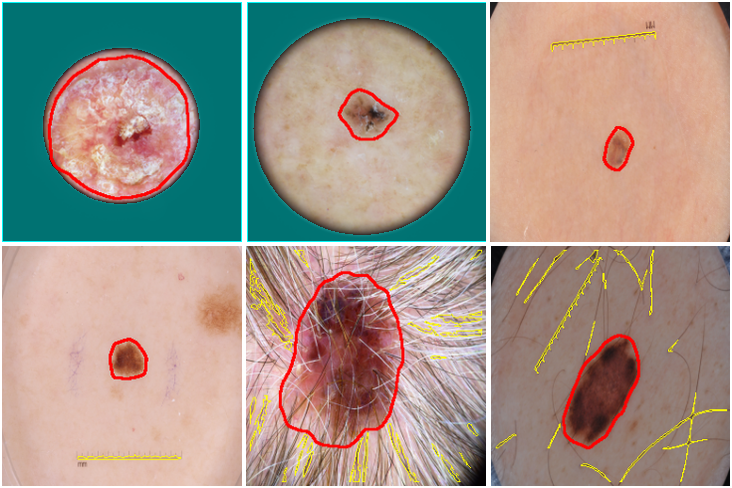
#> input picture paper/fig/artifact_masks.png, 732 x 488 px
$ python make_overview.py
#> lines starting #> are read from the running program, lines starting #| are printed output that depends on the picture; after the words box and inside, x2 and y2 are one past the last pixel; in counts of white or black regions, pixels touching at a corner belong together
# Fig. 1 (vector PDF): (a) the six automatic-mask examples of the former Fig. 1 in one row; (b) method overview: a real ISIC test
# image with its lesion mask, detected dark corners and the 7x7 cells admissible for the constrained projection, and the pipeline.
# (b) uses row 1 of fig/explanations_3rows.png (lesion contour red, artifacts cyan); cell fractions are computed at the
# 224 x 224 input resolution as in the method (average pooling to 7 x 7).
import numpy as np, cv2, matplotlib
matplotlib.use('Agg')
import matplotlib.pyplot as plt
from matplotlib.patches import Rectangle, FancyBboxPatch, FancyArrowPatch
from PIL import Image

import os
FIG = os.path.dirname(os.path.abspath(__file__))  # run from paper/fig: python make_overview.py
OUT = FIG + '/overview.pdf'

# ---- (a) six tiles of the former Fig. 1 (2 x 3 grid, tiles at rows 2-241 / 246-485, cols 2-241 / 246-485 / 490-729)
am = np.array(Image.open(FIG + '/artifact_masks.png').convert('RGB'))
#> am is the input picture: shape (488, 732, 3); mean R, G, B 160.1, 149, 137.2
R_, C_ = [(2, 242), (246, 486)], [(2, 242), (246, 486), (490, 730)]
tiles = [am[r0:r1, c0:c1] for (r0, r1) in R_ for (c0, c1) in C_]
#> tiles = 6 items

# ---- (b) example image and masks
src = np.array(Image.open(FIG + '/explanations_3rows.png').convert('RGB'))
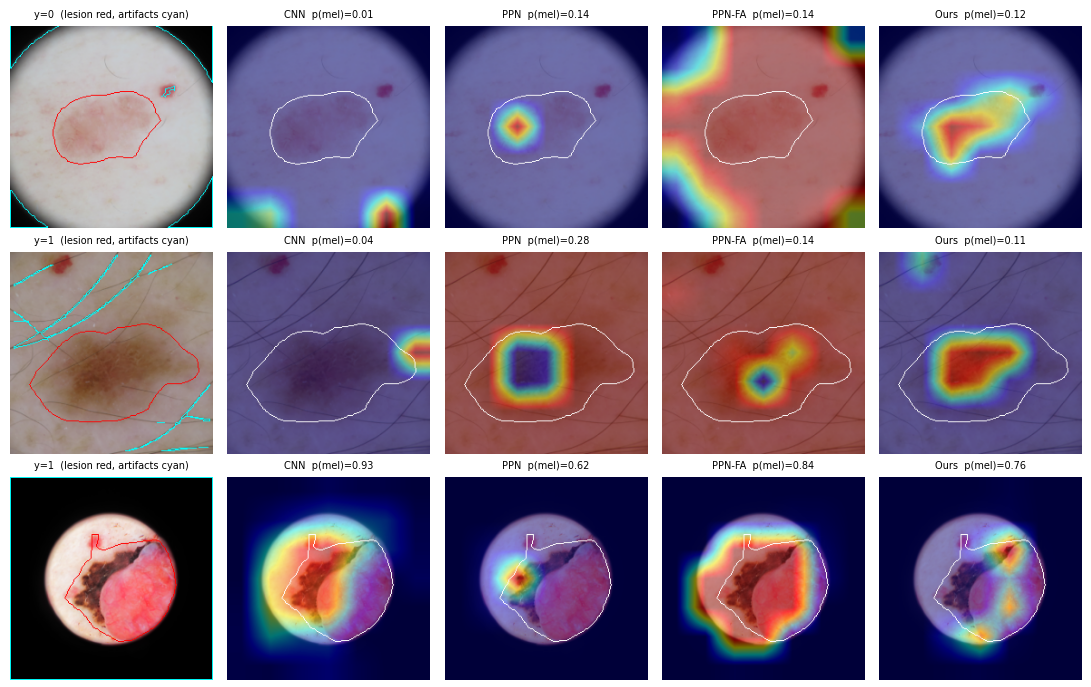
#> input picture paper/fig/explanations_3rows.png, 1091 x 687 px
#> src is the input picture: shape (687, 1091, 3); mean R, G, B 127.3, 111.9, 134.1
prof = (src[26:228, 0:40].astype(int).sum(2) < 740).sum(0)
#> prof = 40 values from 0 to 202
x0 = int(np.argmax(prof > 150))
#> x0 = 10
img = src[26:228, x0:x0 + 202].copy()
r, g, b = [img[..., k].astype(int) for k in range(3)]
red = (r - g > 60) & (r - b > 60)                              # anti-aliased red lesion contour
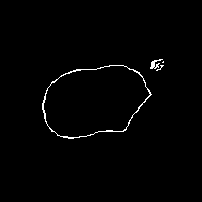
#> red: shape (202, 202) bool; 1.1% white in thin lines or dots, all inside (x1, y1, x2, y2) = (42, 59, 164, 139)
ring = cv2.dilate(red.astype(np.uint8), np.ones((3, 3), np.uint8))
#> ring: shape (202, 202); values 0 (black) and 1 (white), 3.1% white; 2 white regions, box (x1, y1, x2, y2) and area: (41, 64, 153, 140) 1104, (149, 58, 165, 72) 175
ff = ring.copy(); fm = np.zeros((ring.shape[0] + 2, ring.shape[1] + 2), np.uint8)
cv2.floodFill(ff, fm, (101, 5), 1)
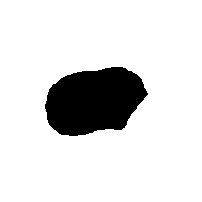
#> ff: shape (202, 202); values 0 (black) and 1 (white), 87% white; 1 black region, box (x1, y1, x2, y2) and area: (45, 67, 148, 136) 5293
les = ((ff == 0) | (ring == 1)).astype(np.uint8)
#> les: shape (202, 202); values 0 (black) and 1 (white), 16.1% white; 2 white regions, box (x1, y1, x2, y2) and area: (41, 64, 153, 140) 6397, (149, 58, 165, 72) 175
n, lab, st, _ = cv2.connectedComponentsWithStats(les)
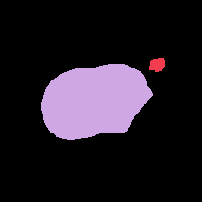
#> lab: shape (202, 202) int32; 3 distinct labels, from 0 to 2; one colour per label, 0 black
#> n = 3; st = [[0, 0, 202, 202, 34232], [149, 58, 16, 14, 175], [41, 64, 112, 76, 6397]]
les = (lab == 1 + int(np.argmax(st[1:, cv2.CC_STAT_AREA]))).astype(np.uint8)   # largest component, as in the mask post-processing
#> les: shape (202, 202); values 0 (black) and 1 (white), 15.7% white; 1 white region, box (x1, y1, x2, y2) and area: (41, 64, 153, 140) 6397
cyan = (g > 150) & (b > 150) & (r < 120)
#> cyan: shape (202, 202) bool; 0.95% white in thin lines or dots
dark = (r + g + b) < 150
#> dark: shape (202, 202) bool; 8% white; 15 white regions (11 under 20 px), largest, box (x1, y1, x2, y2) and area: (149, 0, 202, 54) 1132, (161, 153, 202, 201) 797, (1, 0, 46, 40) 764, (1, 166, 36, 201) 543
cand = ((dark | cyan) & (les == 0)).astype(np.uint8)
#> cand: shape (202, 202); values 0 (black) and 1 (white), 8.9% white; 7 white regions (2 under 20 px), largest, box (x1, y1, x2, y2) and area: (146, 0, 202, 56) 1189, (158, 151, 202, 202) 889, (0, 0, 49, 42) 857, (0, 162, 40, 202) 659, (151, 60, 165, 72) 41
n, lab = cv2.connectedComponents(cand)
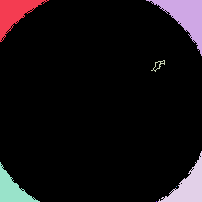
#> lab: shape (202, 202) int32; 8 distinct labels, from 0 to 7; one colour per label, 0 black
#> n = 8
edge = set(np.unique(np.r_[lab[0], lab[-1], lab[:, 0], lab[:, -1]])) - {0}
#> edge = 5 items
dc = np.isin(lab, list(edge)).astype(np.uint8)                  # dark corners: dark region touching the border
#> dc: shape (202, 202); values 0 (black) and 1 (white), 8.8% white; 5 white regions (1 under 20 px), largest, box (x1, y1, x2, y2) and area: (146, 0, 202, 56) 1189, (158, 151, 202, 202) 889, (0, 0, 49, 42) 857, (0, 162, 40, 202) 659
ov = cv2.dilate((red | cyan).astype(np.uint8), np.ones((3, 3), np.uint8)).astype(bool)
#> ov: shape (202, 202) bool; 6.1% white; 7 white regions, largest, box (x1, y1, x2, y2) and area: (41, 64, 153, 140) 1104, (0, 163, 39, 202) 318, (0, 0, 50, 43) 307
clean = img.copy(); clean[ov] = cv2.medianBlur(img, 9)[ov]      # image without the drawn contours
#> after `clean[ov] = cv2.medianBlur(img, 9)[ov]`:
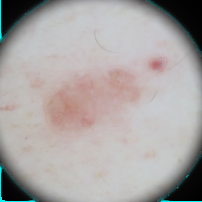
#> clean: shape (202, 202, 3); mean R, G, B 169.1, 164.5, 163.4

def cells(m):
    m224 = cv2.resize(m.astype(np.float32), (224, 224), interpolation=cv2.INTER_LINEAR)
    return m224.reshape(7, 32, 7, 32).mean((1, 3))
ML, MA = cells(les), cells(dc)
adm = (ML >= 0.5) & (MA <= 0.05)
print('cells with lesion >= 0.5:', int((ML >= 0.5).sum()), '| admissible:', int(adm.sum()), '| cells with artifact > 0.05:', int((MA > 0.05).sum()))
#| cells with lesion >= 0.5: 9 | admissible: 9 | cells with artifact > 0.05: 10

plt.rcParams.update({'font.family': 'serif', 'font.serif': ['Times New Roman', 'DejaVu Serif'], 'mathtext.fontset': 'stix',
                     'font.size': 7, 'axes.linewidth': 0.4,
                     'pdf.fonttype': 42})                       # embed TrueType fonts (IEEE PDF eXpress rejects Type 3)
W = 3.45
lx, gap = 0.13, 0.011                                           # left margin for the panel labels, gap between tiles
tw = (W - lx - 5 * gap) / 6                                     # tile width (in)
s = 1.06                                                        # size of the example image in (b)
yb0 = 0.02; ya0 = yb0 + s + 0.10                                # bottom of (b) and of (a)
H = ya0 + tw + 0.02
fig = plt.figure(figsize=(W, H))
F = lambda x, y: (x / W, y / H)

def show(x, y, w, a):
    ax = fig.add_axes([x / W, y / H, w / W, w / H]); ax.imshow(a); ax.set_xticks([]); ax.set_yticks([])
    for s_ in ax.spines.values(): s_.set_linewidth(0.3)
    return ax
xs = lx
for k, t in enumerate(tiles):
    show(xs + k * (tw + gap), ya0, tw, t)
#> this loop made 6 passes
fig.text(*F(0.0, ya0 + tw / 2), '(a)', fontsize=7, rotation=90, va='center', ha='left')

ax = show(lx, yb0, s, cv2.resize(clean, (224, 224), interpolation=cv2.INTER_AREA))
ax.contour(cv2.resize(les.astype(np.float32), (224, 224)), levels=[0.5], colors=['#e00000'], linewidths=0.8)
dcm = np.ma.masked_where(cv2.resize(dc.astype(np.float32), (224, 224)) < 0.5, np.ones((224, 224)))
#> dcm: shape (224, 224) float64; every value is 1
ax.imshow(dcm, cmap=matplotlib.colors.ListedColormap(['#00c8c8']), alpha=0.6, vmin=0, vmax=1)
for k in range(1, 7):
    ax.axhline(32 * k - 0.5, color='w', lw=0.3, alpha=0.9); ax.axvline(32 * k - 0.5, color='w', lw=0.3, alpha=0.9)
for i in range(7):
    for j in range(7):
        if adm[i, j]:
            ax.add_patch(Rectangle((32 * j - 0.5, 32 * i - 0.5), 32, 32, fill=False, ec='#22cc22', lw=1.0))
fig.text(*F(0.0, yb0 + s / 2), '(b)', fontsize=7, rotation=90, va='center', ha='left')

x1, x2 = lx + s + 0.07, W - 0.005
boxes = [('Masks (training images only): lesion fraction $M^L$\nand detected-artifact fraction $M^A$ of each cell', 0.245),
         ('Training: $\\mathcal{L}_{\\mathrm{les}}$ moves the attention $\\alpha_j$ of every\nprototype onto the lesion (Section III-B)', 0.245),
         ('Constrained push: $p_j\\leftarrow$ closest admissible cell\n($M^L\\geq0.5$, $M^A\\leq0.05$; green) of class $c(j)$', 0.245),
         ('Last-layer refit; inference needs no masks', 0.14)]
ah = (s - sum(h for _, h in boxes)) / (len(boxes) - 1)          # vertical space for the arrows
#> ah = 0.0617
y = yb0 + s
for k, (t, h) in enumerate(boxes):
    fig.patches.append(FancyBboxPatch(F(x1, y - h), (x2 - x1) / W, h / H, boxstyle='round,pad=0.003,rounding_size=0.01',
                                      transform=fig.transFigure, fc='#f2f2f2', ec='#555555', lw=0.4))
    fig.text(*F(x1 + 0.045, y - h / 2), t, fontsize=6.5, va='center', ha='left', linespacing=1.2)
    if k < len(boxes) - 1:
        xm = (x1 + x2) / 2
        fig.patches.append(FancyArrowPatch(F(xm, y - h - 0.004), F(xm, y - h - ah + 0.006), transform=fig.transFigure,
                                           arrowstyle='-|>', mutation_scale=5, lw=0.5, color='#333333'))
    y -= h + ah
#> this loop made 4 passes
#> y on passes 1 to 4: 0.773, 0.467, 0.16, -0.0417
#> after the loop, fig.patches = 7 items; y = -0.0417
fig.savefig(OUT, dpi=600)
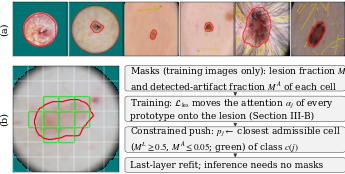
#> figure drawn by matplotlib, 7 panels
print('saved; height in:', round(H, 3))
